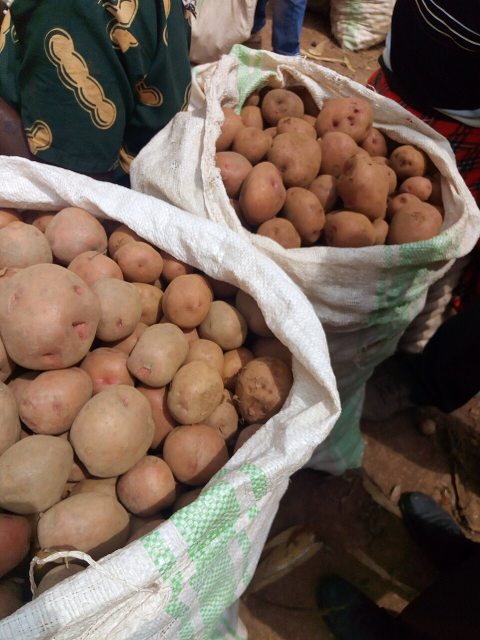
#> input picture ml/datos/fotos-commons/AB-116/0e389347c284.jpg, 960 x 1280 px (shown at 1/2 size)
$ python -i catalogo.py   (imports and definitions only)
#> lines starting #> are read from the running program, lines starting #| are printed output that depends on the picture
"""Buscar por foto desde el primer día: vectores sacados de la foto de cada producto del catálogo.

MobileNetV3 preentrenado en ImageNet ya distingue envases, colores y logotipos. Con la foto oficial de cada
producto (`services/catalogo/database/fotos-abasto/<CODIGO>.webp`) se arma un vector por producto, sin fotos
propias ni entrenamiento. Cuando haya fotos sacadas en tienda, `entrenar.py` afina el modelo con ellas.

Cada producto se describe con varias vistas de su foto (recortes más cerrados y con menos luz), porque en la
tienda el producto nunca sale tan centrado ni tan iluminado como en la foto del catálogo.

Después se entrena con TensorFlow la capa que clasifica (transfer learning) con fotos de celular simuladas.

La evaluación simula fotos de celular (recorte corrido, giro, otra luz y desenfoque) y mide si el producto
correcto queda primero (top-1) o entre los 3 primeros (top-3).

Requiere `uv sync --group vision`. Uso: uv run python -m abasto_ml.vision.catalogo
"""

from __future__ import annotations

import argparse
import csv
import json
from pathlib import Path

import numpy as np

from abasto_ml.vision import vectores
from abasto_ml.vision.entrenar import ML, SALIDA_POR_DEFECTO, TAMANO, a_tflite, construir

FOTOS_DEL_CATALOGO = ML.parent / "services" / "catalogo" / "database" / "fotos-abasto"
FOTOS_DE_REFERENCIA = ML / "datos" / "fotos-referencia"
ATRIBUCIONES_COMMONS = ML / "atribuciones-productos.csv"
# Fotos de tiendas y sitios web para los productos sin foto de referencia, revisadas a mano (03/11). Las imágenes no
# van al repo (licencia desconocida, solo para entrenar en local): el índice con la fuente de cada una sí.
FOTOS_WEB = ML / "fotos-web.csv"
NOMBRE_DEL_MODELO = "catalogo-imagenet-v2"
EXTENSIONES = {".webp", ".jpg", ".jpeg", ".png"}
RECORTES = (1.0, 0.85, 0.7)


# [49 lines left out: functions fotos_web, leer_fotos, not called in this run]


def a_entrada(imagen) -> np.ndarray:
    """PIL → 224×224 RGB float32 de 0 a 255, recortando el cuadrado del medio (igual que `recorteCentrado` en la app)."""
    imagen = imagen.convert("RGB")
    lado = min(imagen.size)
    x, y = (imagen.width - lado) // 2, (imagen.height - lado) // 2
    return np.asarray(imagen.crop((x, y, x + lado, y + lado)).resize(TAMANO), dtype=np.float32)


def vistas(imagen) -> list[np.ndarray]:
    """Recortes centrados al 100, 85 y 70 %, y cada uno también con un 15 % menos de luz."""
    resultado = []
    for proporcion in RECORTES:
        lado = int(min(imagen.size) * proporcion)
        x, y = (imagen.width - lado) // 2, (imagen.height - lado) // 2
        vista = a_entrada(imagen.crop((x, y, x + lado, y + lado)))
        resultado += [vista, vista * 0.85]
    return resultado


# [118 lines left out: functions como_foto_de_celular, entrenar_clasificador, generar, not called in this run]


def mezclar(parecidos: np.ndarray, probabilidades: np.ndarray, peso_vector: float = 0.5) -> np.ndarray:
    """La misma mezcla que hace la app en `mezclarConClasificador` (apps/app/src/ia/parecido.ts)."""
    return peso_vector * parecidos + (1 - peso_vector) * probabilidades


# [7 lines left out: function main, not called in this run]


# [2 lines not run here, left out]

>>> from PIL import Image
>>> picture = Image.open('../../../datos/fotos-commons/AB-116/0e389347c284.jpg')
#> picture is the input picture: PIL image 960x1280 RGB; mean R, G, B 115.9, 98.3, 86
>>> result = vistas(picture)
#> the loop in vistas, `for proporcion in RECORTES:` made 3 passes
#> pass 1, in a_entrada, `imagen = imagen.convert("RGB")`:
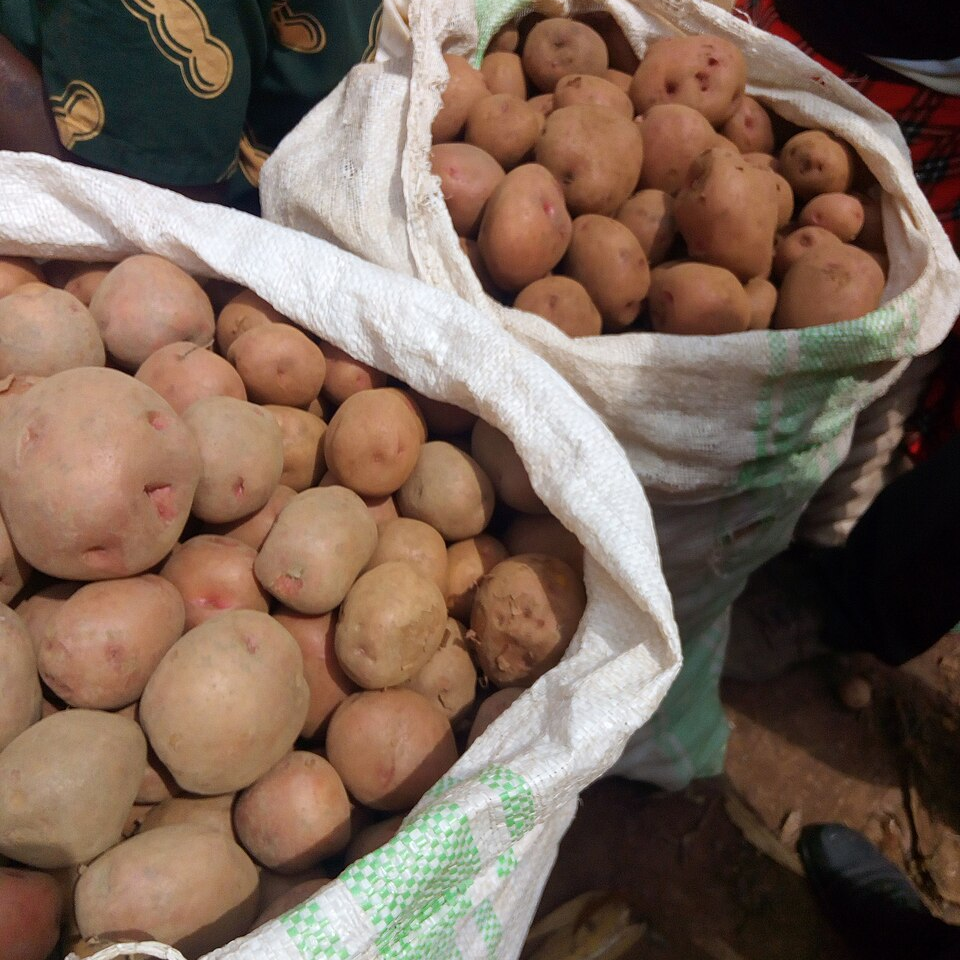
#> imagen: PIL image 960x960 RGB; mean R, G, B 123.9, 101.9, 87.8
#> pass 2, in a_entrada (call 2), `imagen = imagen.convert("RGB")`:
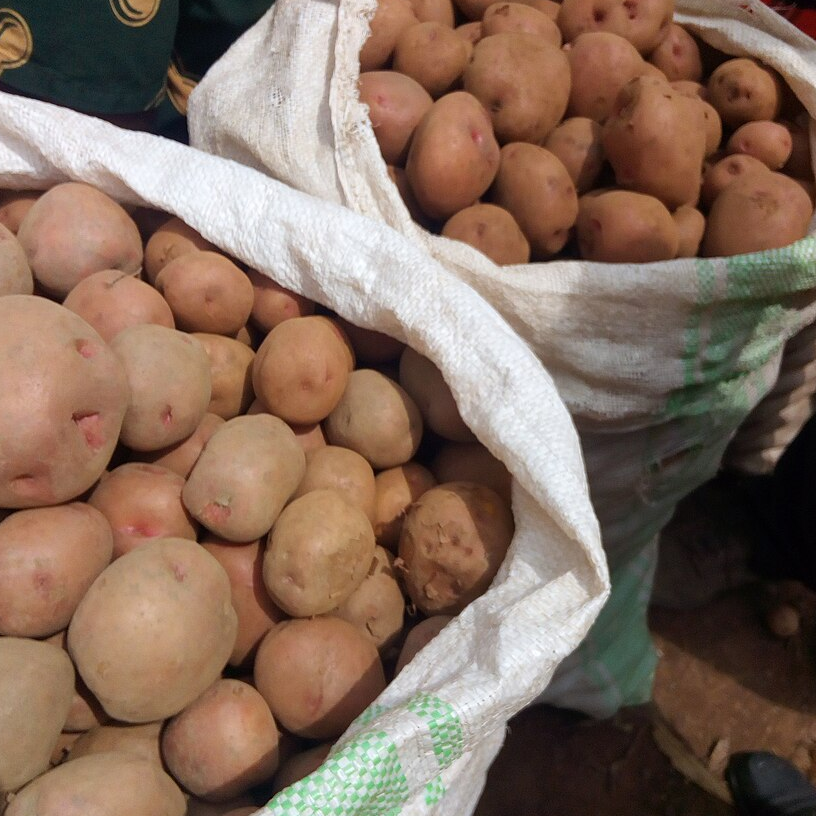
#> imagen: PIL image 816x816 RGB; mean R, G, B 133.1, 109, 93.8
#> after the loop in vistas, `for proporcion in RECORTES:`: resultado = 6 items
#> result = 6 items

$ run again, on ml/datos/fotos-commons/AB-136/fb0cfac60e5e.jpg
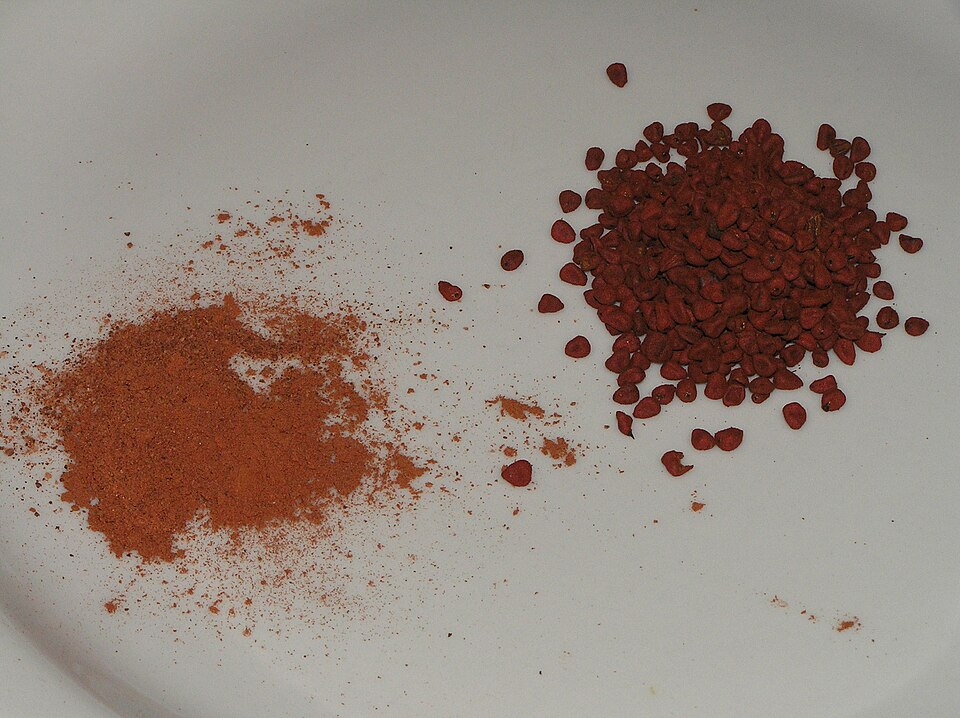
#> input picture ml/datos/fotos-commons/AB-136/fb0cfac60e5e.jpg, 960 x 718 px
#> picture is the input picture: PIL image 960x718 RGB; mean R, G, B 148, 133.3, 124.5
#> the loop in vistas, `for proporcion in RECORTES:` made 3 passes
#> pass 1, in a_entrada, `imagen = imagen.convert("RGB")`:
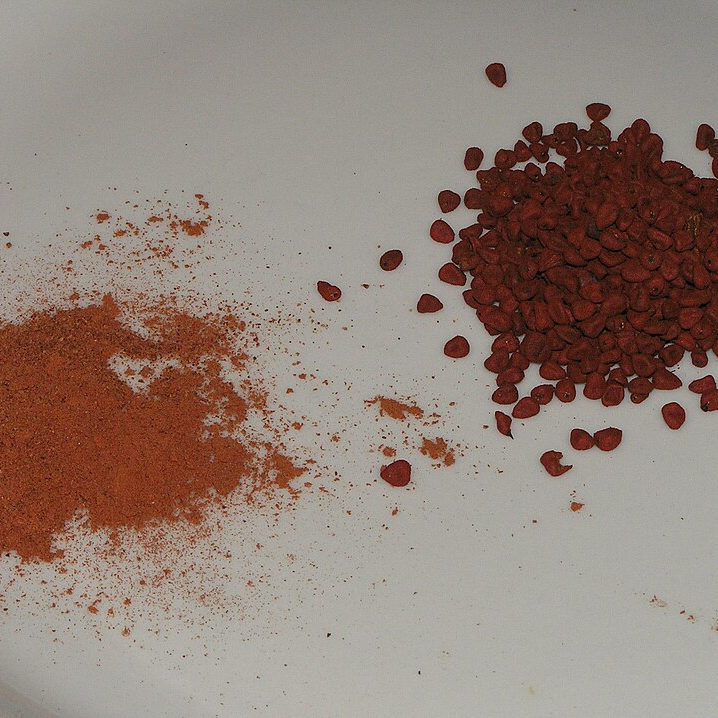
#> imagen: PIL image 718x718 RGB; mean R, G, B 146.6, 130.1, 120.8
#> pass 2, in a_entrada (call 2), `imagen = imagen.convert("RGB")`:
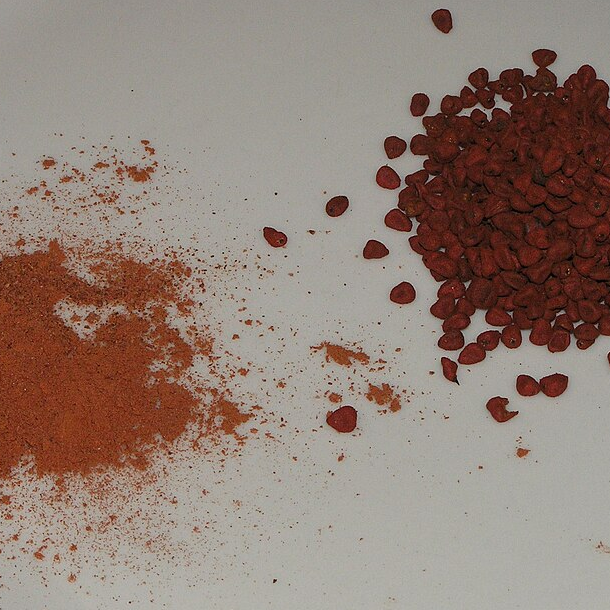
#> imagen: PIL image 610x610 RGB; mean R, G, B 145.5, 127.3, 117.5
#> after the loop in vistas, `for proporcion in RECORTES:`: resultado = 6 items

$ run again, on ml/datos/fotos-commons/AB-140/044c83882113.jpg
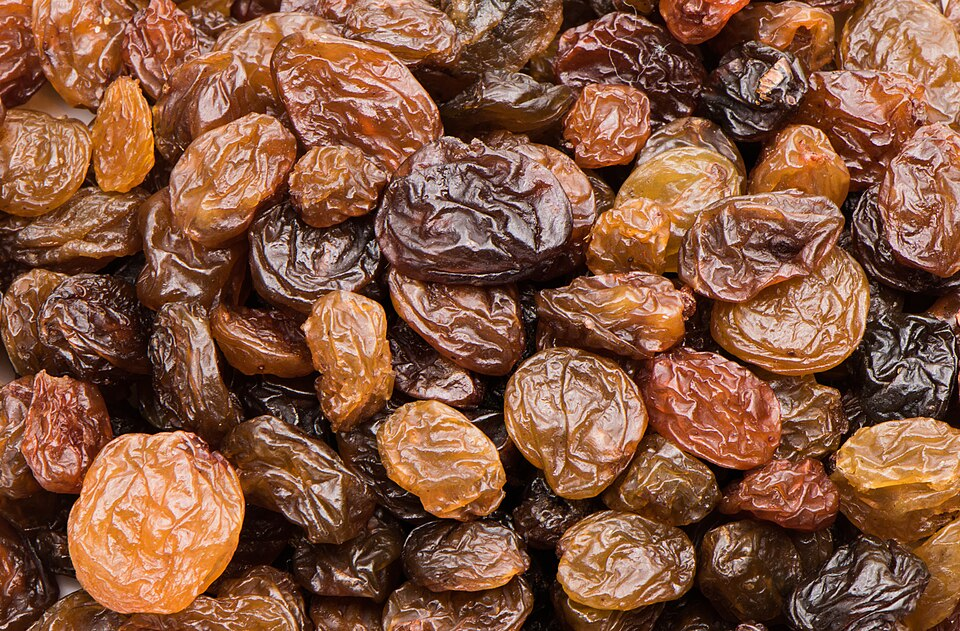
#> input picture ml/datos/fotos-commons/AB-140/044c83882113.jpg, 960 x 631 px
#> picture is the input picture: PIL image 960x631 RGB; mean R, G, B 134.9, 88.2, 64.2
#> the loop in vistas, `for proporcion in RECORTES:` made 3 passes
#> pass 1, in a_entrada, `imagen = imagen.convert("RGB")`:
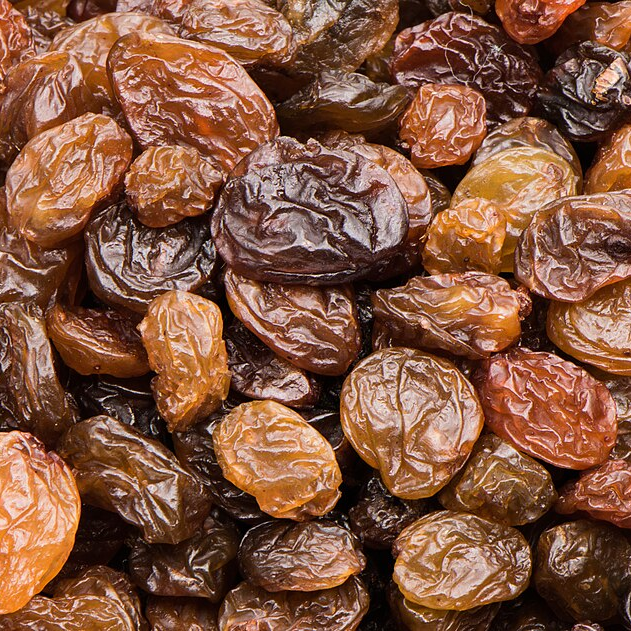
#> imagen: PIL image 631x631 RGB; mean R, G, B 132.5, 86.9, 64.1
#> pass 2, in vistas, `vista = a_entrada(imagen.crop((x, y, x + lado, y + lado)))`:
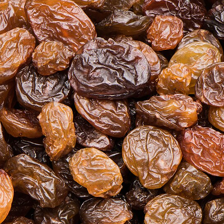
#> vista: shape (224, 224, 3) float32; mean R, G, B 131.4, 86.6, 64.3
#> after the loop in vistas, `for proporcion in RECORTES:`: resultado = 6 items
